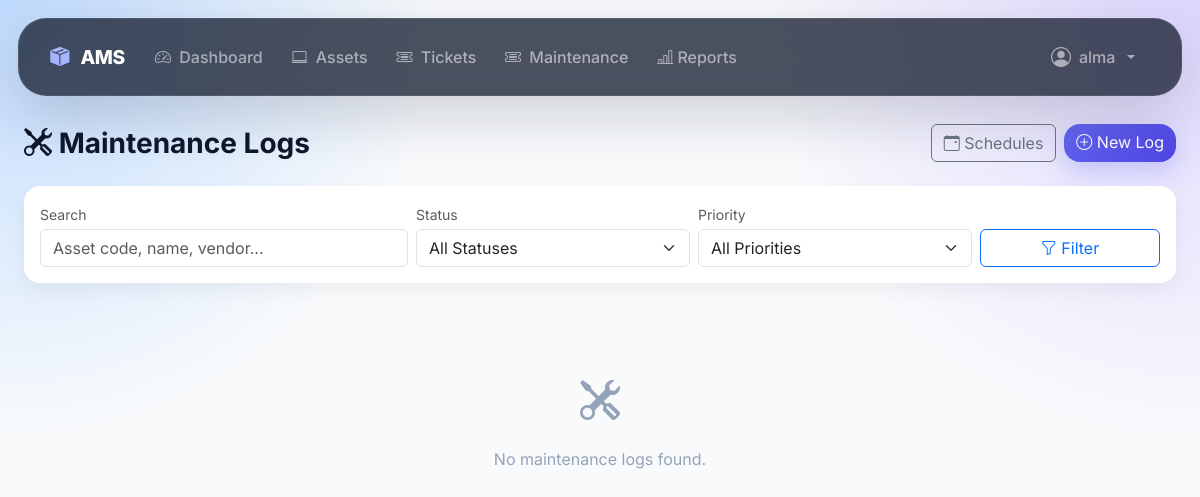
The app's page /maintenance/logs/ (signed in), older data.
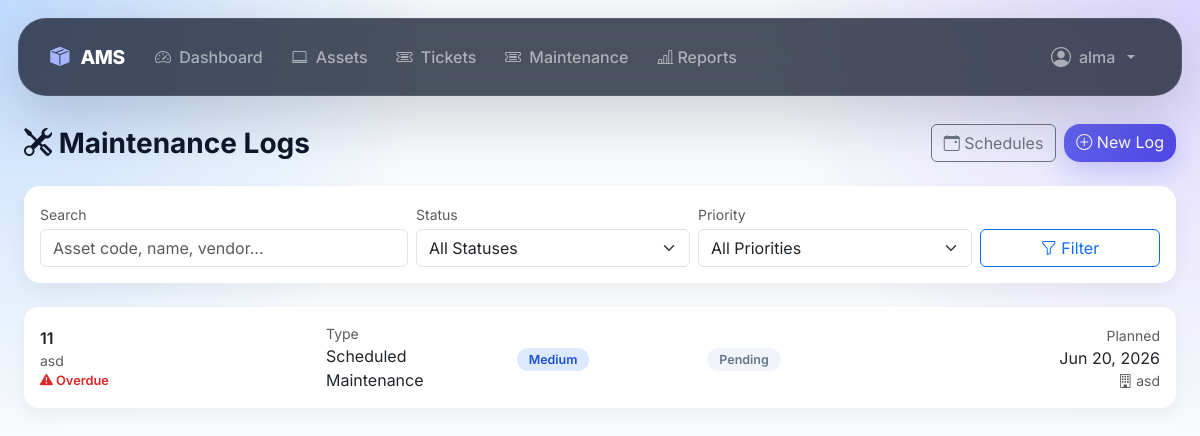
The same page, newer data.
### accounts/models.py (models this page shows, shortened)
class User(AbstractUser ,TimeStampedModel):
    class Roles(models.TextChoices):
        ADMIN = "admin", "Admin"
        MANAGER = "manager", "Manager"
        IT_EXPERT = "it_expert", "IT Expert"
        EMPLOYEE = "employee", "Employee"
    email = models.EmailField(
        unique=True
    )
    employee_id = models.CharField(
        max_length=20,
        unique=True,
        db_index=True,
        verbose_name="Employee ID"
    )
    role = models.CharField(
        max_length=20,
        choices=Roles.choices,
        default=Roles.EMPLOYEE,
        db_index=True,
    )
    phone_number = models.CharField(
        max_length=20,
        blank=True,
    )
    department = models.ForeignKey(
        Department,
        on_delete=models.SET_NULL,
        null=True,
        blank=True,
        related_name="users",
    )
    position = models.CharField(
        max_length=100,
        blank=True,
    )
    avatar = models.ImageField(
        upload_to="users/avatars/",
        blank=True,
        null=True,
    )
    class Meta:
        ordering = ["last_name", "first_name"]
        verbose_name = "User"
        verbose_name_plural = "Users"
        indexes = [
            models.Index(fields=["role"]),
        ]
    @property
    def is_staff_member(self):
        if self.is_superuser:
            return True
        return self.role in (
            self.Roles.ADMIN,
            self.Roles.MANAGER,
            self.Roles.IT_EXPERT,
        )

### maintenance/models.py (models this page shows, shortened)
class MaintenanceLog(TimeStampedModel):
    class MaintenanceType(models.TextChoices):
        SCHEDULED = "scheduled", "Scheduled Maintenance"
        REPAIR = "repair", "Repair"
        INSPECTION = "inspection", "Inspection"
    class Status(models.TextChoices):
        PENDING = "pending", "Pending"
        IN_PROGRESS = "in_progress", "In Progress"
        COMPLETED = "completed", "Completed"
        CANCELLED = "cancelled", "Cancelled"
    class Priority(models.TextChoices):
        LOW = "low", "Low"
        MEDIUM = "medium", "Medium"
        HIGH = "high", "High"
        CRITICAL = "critical", "Critical"
    asset = models.ForeignKey(
        Asset,
        on_delete=models.CASCADE,
        related_name="maintenance_logs",
    )
    schedule = models.ForeignKey(
        MaintenanceSchedule,
        on_delete=models.SET_NULL,
        null=True,
        blank=True,
        related_name="logs",
    )
    maintenance_type = models.CharField(
        max_length=20,
        choices=MaintenanceType.choices,
        default=MaintenanceType.SCHEDULED,
    )
    priority = models.CharField(
        max_length=20,
        choices=Priority.choices,
        default=Priority.MEDIUM,
        db_index=True,
    )
    status = models.CharField(
        max_length=20,
        choices=Status.choices,
        default=Status.PENDING,
        db_index=True,
    )
    reported_by = models.ForeignKey(
        User,
        on_delete=models.SET_NULL,
        null=True,
        blank=True,
        related_name="reported_maintenance",
    )
    performed_by = models.ForeignKey(
        User,
        on_delete=models.SET_NULL,
        null=True,
        blank=True,
        related_name="performed_maintenance",
    )
    planned_date = models.DateField()
    completed_date = models.DateField(null=True, blank=True)
    vendor = models.CharField(max_length=255, blank=True)
    cost = models.DecimalField(
        max_digits=10,
        decimal_places=2,
        null=True,
        blank=True,
    )
    notes = models.TextField(blank=True)
    @property
    def is_overdue(self):
        return (
            self.status != self.Status.COMPLETED
            and self.planned_date < timezone.now().date()
        )
    class Meta:
        verbose_name = "Maintenance Log"
        verbose_name_plural = "Maintenance Logs"
        ordering = ["-planned_date"]
        indexes = [
            models.Index(fields=["status", "planned_date"]),
            models.Index(fields=["priority", "status"]),
            models.Index(fields=["asset", "status"]),
        ]

### assets/models.py (models this page shows, shortened)
class Asset(TimeStampedModel):
    class AssetStatus(models.TextChoices):
        AVAILABLE = "available", "Available"
        ASSIGNED = "assigned", "Assigned"
        UNDER_REPAIR = "under_repair", "Under Repair"
        RETIRED = "retired", "Retired"
    name = models.CharField(max_length=255)
    asset_code = models.CharField(
        max_length=50,
        unique=True,  # unique خودش index می‌سازه
    )
    serial_number = models.CharField(
        max_length=100,
        unique=True,
        blank=True,
        null=True
    )
    brand = models.CharField(max_length=100, blank=True)
    model = models.CharField(max_length=100, blank=True)
    category = models.ForeignKey(
        AssetCategory,
        on_delete=models.PROTECT,
        related_name="assets",
    )
    department = models.ForeignKey(
        "accounts.Department",
        on_delete=models.SET_NULL,
        null=True,
        blank=True,
        related_name="assets",
    )
    status = models.CharField(
        max_length=20,
        choices=AssetStatus.choices,
        default=AssetStatus.AVAILABLE,
        db_index=True,
    )
    purchase_date = models.DateField(null=True, blank=True)
    description = models.TextField(blank=True)
    class Meta:
        verbose_name = "Asset"
        verbose_name_plural = "Assets"
        ordering = ["asset_code"]

### maintenance/views.py (the view)
# urls.py: path("logs/",  views.MaintenanceLogListView.as_view(),name="maintenance-log-list"),
class MaintenanceLogListView(LoginRequiredMixin, CanManageMaintenanceMixin, ListView):
    model = MaintenanceLog
    template_name = "maintenance/log_list.html"
    context_object_name = "logs"
    paginate_by = 20
    def get_queryset(self):
        qs = (
            MaintenanceLog.objects
            .select_related("asset", "schedule", "reported_by", "performed_by")
            .order_by("-planned_date")
        )
        status = self.request.GET.get("status")
        priority = self.request.GET.get("priority")
        search = self.request.GET.get("search")
        if status:
            qs = qs.filter(status=status)
        if priority:
            qs = qs.filter(priority=priority)
        if search:
            qs = qs.filter(
                Q(asset__asset_code__icontains=search)
                | Q(asset__name__icontains=search)
                | Q(vendor__icontains=search)
            )
        return qs
    def get_context_data(self, **kwargs):
        context = super().get_context_data(**kwargs)
        context["status_choices"] = MaintenanceLog.Status.choices
        context["priority_choices"] = MaintenanceLog.Priority.choices
        context["current_status"] = self.request.GET.get("status", "")
        context["current_priority"] = self.request.GET.get("priority", "")
        context["search"] = self.request.GET.get("search", "")
        return context

### maintenance/views.py (called while the page is built)
    def test_func(self):
        return self.request.user.is_staff_member

### maintenance/templates/maintenance/log_list.html (shortened to what this page needs)
{% extends "base.html" %}
{% block content %}
<div class="container-fluid">
    <div class="page-header">
        <h3 class="fw-bold mb-0">
            <i class="bi bi-tools"></i> Maintenance Logs
        </h3>
        <div class="d-flex gap-2">
            <a href="{% url 'maintenance-schedule-list' %}" class="btn btn-outline-secondary">
                <i class="bi bi-calendar-event"></i> Schedules
            </a>
            <a href="{% url 'maintenance-log-create' %}" class="btn btn-primary">
                <i class="bi bi-plus-circle"></i> New Log
            </a>
        </div>
    </div>
    <div class="card filter-card">
        <div class="card-body p-3">
            <form method="get" class="row g-2 align-items-end">
                <div class="col-md-4">
                    <label class="form-label small text-muted mb-1">Search</label>
                    <input type="text" name="search" class="form-control"
                           placeholder="Asset code, name, vendor..."
                           value="{{ search }}">
                </div>
                <div class="col-md-3">
                    <label class="form-label small text-muted mb-1">Status</label>
                    <select name="status" class="form-select">
                        <option value="">All Statuses</option>
                    </select>
                </div>
                <div class="col-md-3">
                    <label class="form-label small text-muted mb-1">Priority</label>
                    <select name="priority" class="form-select">
                        <option value="">All Priorities</option>
                    </select>
                </div>
                <div class="col-md-2">
                    <button type="submit" class="btn btn-outline-primary w-100">
                        <i class="bi bi-funnel"></i> Filter
                    </button>
                </div>
            </form>
        </div>
    </div>
    {% if logs %}
        {% for log in logs %}
        <div class="card log-card">
            <div class="card-body p-3">
                <div class="row align-items-center">
                    <div class="col-md-3">
                        <a href="{% url 'maintenance-log-detail' log.pk %}" class="text-decoration-none fw-semibold text-dark">
                            {{ log.asset.asset_code }}
                        </a>
                        <div class="small text-muted">{{ log.asset.name }}</div>
                        {% if log.is_overdue %}
                            <div class="overdue-flag">
                                <i class="bi bi-exclamation-triangle-fill"></i> Overdue
                            </div>
                        {% endif %}
                    </div>
                    <div class="col-md-2">
                        <div class="small text-muted">Type</div>
                        <div>{{ log.get_maintenance_type_display }}</div>
                    </div>
                    <div class="col-md-2">
                        <span class="badge-pill badge-priority-{{ log.priority }}">
                            {{ log.get_priority_display }}
                        </span>
                    </div>
                    <div class="col-md-2">
                        <span class="badge-pill badge-status-{{ log.status }}">
                            {{ log.get_status_display }}
                        </span>
                    </div>
                    <div class="col-md-3 text-md-end">
                        <div class="small text-muted">Planned</div>
                        <div>{{ log.planned_date|date:"M d, Y" }}</div>
                        {% if log.vendor %}
                            <div class="small text-muted"><i class="bi bi-building"></i> {{ log.vendor }}</div>
                        {% endif %}
                    </div>
                </div>
            </div>
        </div>
        {% endfor %}
    {% else %}
        <div class="empty-state">
            <i class="bi bi-tools fs-1 d-block mb-3"></i>
            No maintenance logs found.
        </div>
    {% endif %}
</div>
{% endblock %}

### templates/base.html (shortened to what this page needs)
<!DOCTYPE html>
<html lang="en">
<head>
    <link href="https://cdn.jsdelivr.net/npm/bootstrap@5.3.3/dist/css/bootstrap.min.css"
          rel="stylesheet">
    <link href="https://cdn.jsdelivr.net/npm/bootstrap-icons@1.11.0/font/bootstrap-icons.css"
          rel="stylesheet">
    <link href="https://cdn.jsdelivr.net/npm/bootstrap@5.3.3/dist/css/bootstrap.min.css" rel="stylesheet">
    <link href="https://cdn.jsdelivr.net/npm/bootstrap-icons@1.11.0/font/bootstrap-icons.css" rel="stylesheet">
</head>
<body>
{% if user.is_authenticated %}
<nav class="navbar navbar-expand-lg navbar-dark">
    <div class="container-fluid">
        <a class="navbar-brand" href="{% url 'dashboard' %}">
            <i class="bi bi-box-seam-fill me-2"></i>
            AMS
        </a>
        <div class="collapse navbar-collapse" id="navbarNav">
            <ul class="navbar-nav me-auto">
                <li class="nav-item">
                    <a class="nav-link"
                       href="{% url 'dashboard' %}">
                        <i class="bi bi-speedometer2 me-1"></i>
                        Dashboard
                    </a>
                </li>
                <li class="nav-item">
                    <a class="nav-link"
                       href="{% url 'asset-list' %}">
                        <i class="bi bi-laptop me-1"></i>
                        Assets
                    </a>
                </li>
                <li class="nav-item">
                    <a class="nav-link"
                       href="{% url 'ticket-list' %}">
                        <i class="bi bi-ticket-detailed me-1"></i>
                        Tickets
                    </a>
                </li>
                <li class="nav-item">
                    <a class="nav-link"
                       href="{% url 'maintenance-log-list' %}">
                        <i class="bi bi-ticket-detailed me-1"></i>
                        Maintenance
                    </a>
                </li>
                <li class="nav-item">
                    <a class="nav-link" href="{% url 'reports' %}">
                        <i class="bi bi-bar-chart-line"></i>
                        Reports
                    </a>
                </li>
            </ul>
            <ul class="navbar-nav">
                <li class="nav-item dropdown">
                    <a class="nav-link dropdown-toggle d-flex align-items-center gap-2"
                       href="#"
                       data-bs-toggle="dropdown">
                        {% if user.avatar %}
                            <img src="{{ user.avatar.url }}"
                                 class="user-avatar">
                        {% else %}
                            <i class="bi bi-person-circle fs-5"></i>
                        {% endif %}
                        <span>
                            {{ user.get_full_name|default:user.username }}
                        </span>
                    </a>
                </li>
            </ul>
        </div>
    </div>
</nav>
{% endif %}
<main class="container-fluid">
    {% block content %}{% endblock %}
</main>
</body>
</html>

### templates/base.html (style rules this page uses)
:root { --primary:#6366f1; --primary-dark:#4f46e5; --glass-bg:rgba(255,255,255,.55); --glass-border:rgba(255,255,255,.35); --dark:#0f172a; --muted:#64748b; }
* { font-family:'Inter',sans-serif; }
body { min-height:100vh; background: radial-gradient(circle at top left,#bfdbfe 0%,transparent 30%), radial-gradient(circle at top right,#ddd6fe 0%,transparent 30%), radial-gradient(circle at bottom,#e0e7ff 0%,transparent 25%), #f8fafc; background-attachment:fixed; color:var(--dark); }
.navbar { margin:18px; border-radius:28px; background:rgba(15,23,42,.75) !important; backdrop-filter:blur(24px); -webkit-backdrop-filter:blur(24px); border:1px solid rgba(255,255,255,.08); box-shadow: 0 20px 60px rgba(15,23,42,.18); padding:.8rem 1.2rem; position: relative; z-index: 9999; }
.navbar-brand { font-weight:800; font-size:1.2rem; letter-spacing:-.5px; }
.navbar-brand i { color:#a5b4fc; }
.nav-link { border-radius:14px; padding:.65rem .9rem !important; transition:.25s ease; font-weight:500; }
main { padding:10px 20px 40px; }
.btn-primary { border:none; border-radius:16px; background: linear-gradient( 135deg, #6366f1, #4f46e5 ); box-shadow: 0 10px 25px rgba(99,102,241,.25); transition:.25s; }

### maintenance/templates/maintenance/log_list.html (style rules this page uses)
.page-header { display: flex; justify-content: space-between; align-items: center; margin-bottom: 1.5rem; flex-wrap: wrap; gap: 1rem; }
.filter-card { border: none; border-radius: 16px; box-shadow: 0 8px 20px rgba(0,0,0,.05); margin-bottom: 1.5rem; }
.log-card { border: none; border-radius: 14px; box-shadow: 0 6px 16px rgba(0,0,0,.05); margin-bottom: 1rem; transition: .2s; }
.badge-pill { padding: 4px 12px; border-radius: 20px; font-size: .78rem; font-weight: 600; }
.badge-priority-medium { background: #dbeafe; color: #1d4ed8; }
.badge-status-pending { background: #f1f5f9; color: #64748b; }
.overdue-flag { color: #dc2626; font-size: .8rem; font-weight: 600; }

Row changes from the older to the newer data that the page shows:
added MaintenanceLog: asset.asset_code "11", asset.name "asd", shows "Overdue", maintenance_type "Scheduled Maintenance", priority "Medium", status "Pending", planned_date "Jun 20, 2026", vendor "asd"
Text that changed along with them:
text no longer shown: "No maintenance logs found."
